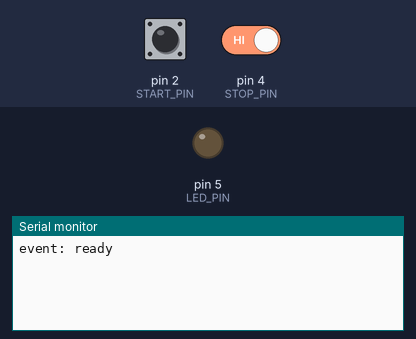
Bench run of a sketch on a simulated Arduino Uno, built with avr-gcc and run on an emulated ATmega328P. Shown: output pins drawn as LEDs (lit = HIGH), the last lines printed to the serial monitor. Inputs (shaded band) come from the test bench; at power-on: pin 2 (START_PIN) HIGH, pin 4 (STOP_PIN) HIGH.

Above: at 1.2 s.
1.3 s: pin 2 (START_PIN) pulled LOW for 0.15 s
At 1.6 s:
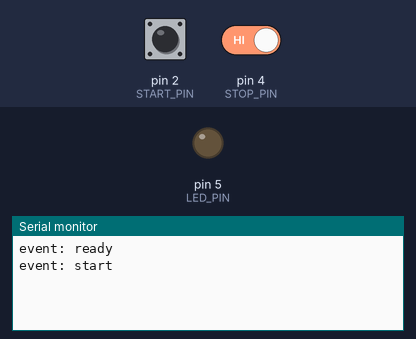
2.9 s: pin 2 (START_PIN) driven LOW and pin 4 (STOP_PIN) driven LOW
At 3.9 s:
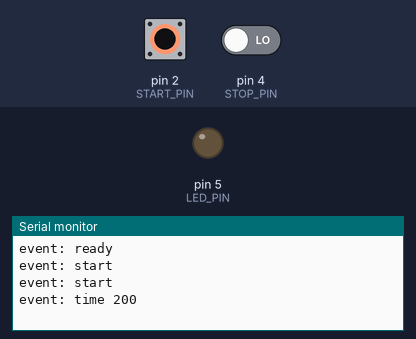
Timing chart, 0 to 5.9 s (numbered marks = the images above; inputs shaded):
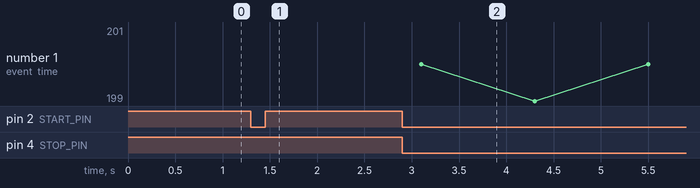

The sketch:

thing.ino
```cpp
const int LED_PIN = 5;
const int BUTTON_PIN = 0;
const int START_PIN = 2;    // grey
const int STOP_PIN = 4;     // red

void setup()
{
    pinMode(LED_PIN, OUTPUT);
    pinMode(BUTTON_PIN, INPUT_PULLUP);
    pinMode(START_PIN, INPUT_PULLUP);
    pinMode(STOP_PIN, INPUT_PULLUP);
    Serial.begin(115200);
}

void loop()
{
  int start;

  Serial.println("event: ready");

  waitOnStart:
  while(digitalRead(START_PIN) == HIGH);

  Serial.println("event: start");
  start = millis();
  delay(200);

  while(digitalRead(STOP_PIN) == HIGH) {
    if (digitalRead(START_PIN) == HIGH) goto waitOnStart;
  }

  int duration = millis() - start;

  Serial.print("event: time ");

  Serial.println(duration);

  delay(1000);
}
```

Measured:
- after the input at 1.3 s, the serial monitor: prints a new line at once (image 1)
- after the input at 2.9 s, the serial monitor: prints a new line after 0.20 s (image 2)
